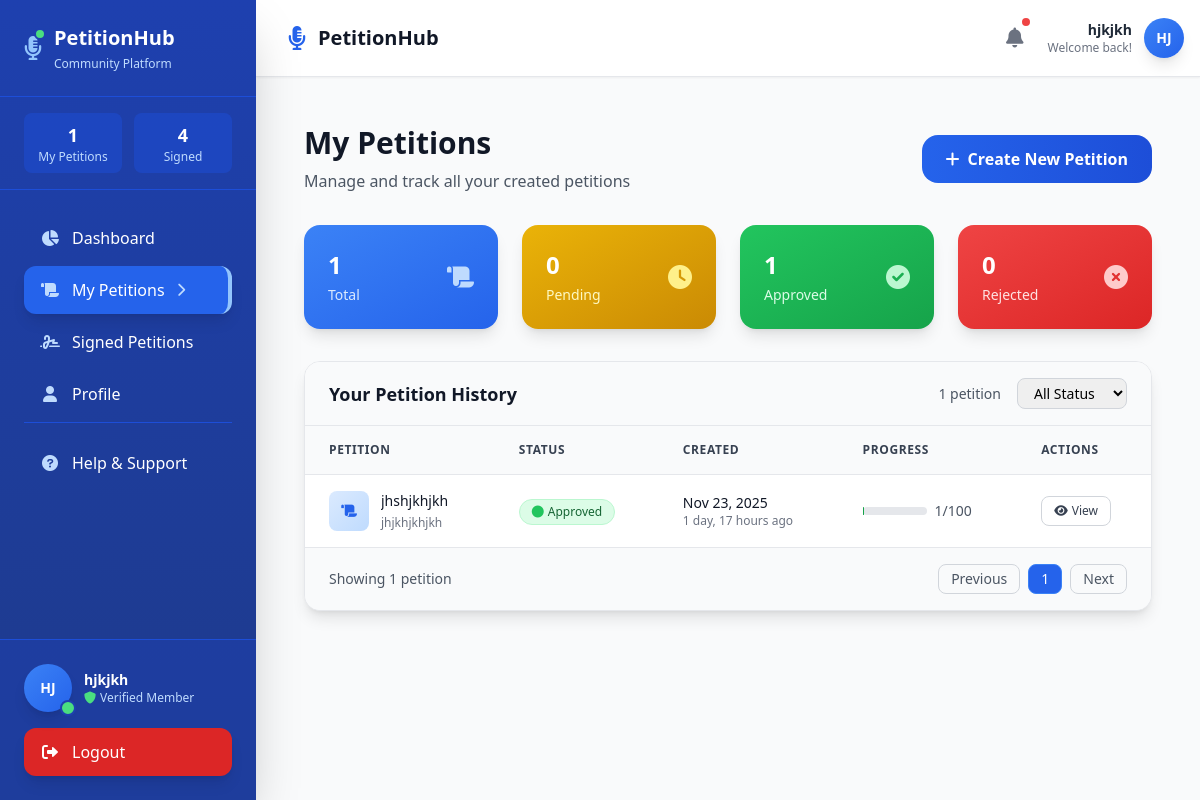
The app's page /my-petitions/ (signed in), older data.
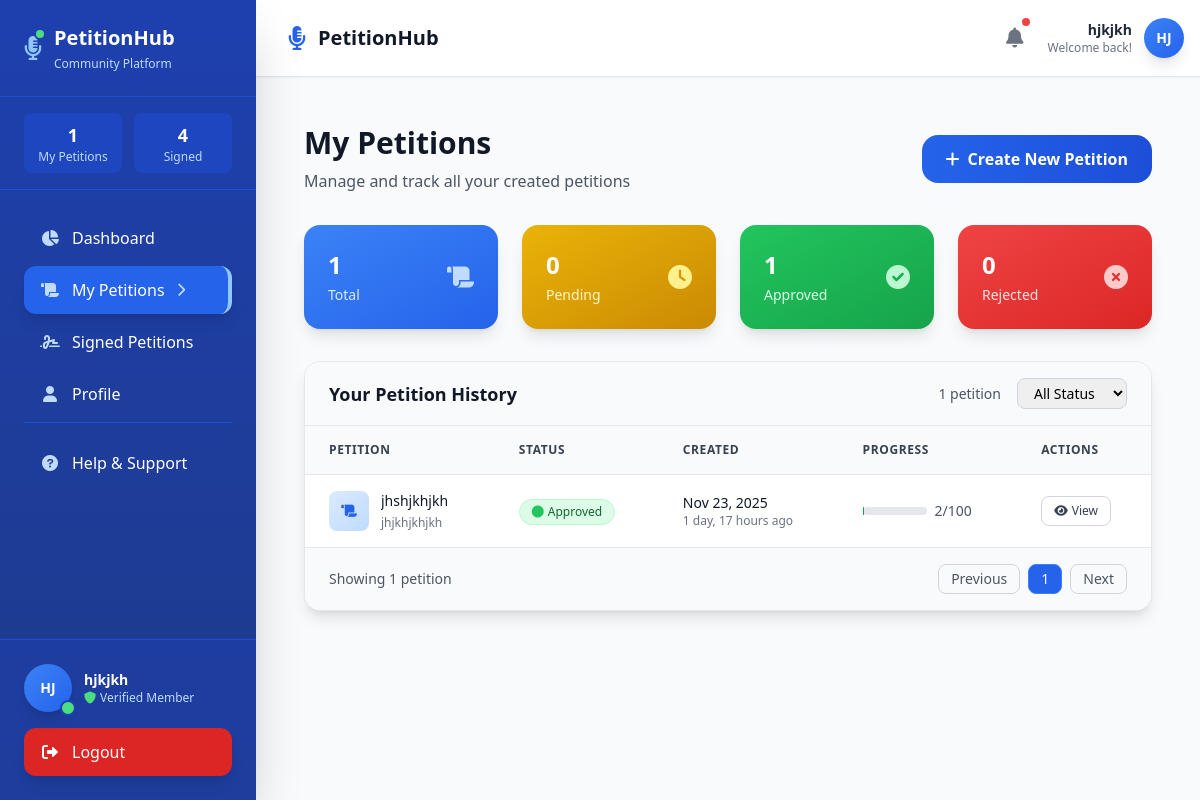
The same page, newer data.
### peptitions/models.py (models this page shows, shortened)
class Petition(models.Model):
    STATUS_CHOICES = [
        ("pending", "Pending Approval"),
        ("active", "Active"),
        ("closed", "Closed"),
    ]
    CATEGORY_CHOICES = [
        ("environment", "Environment"),
        ("human_rights", "Human Rights"),
        ("education", "Education"),
        ("healthcare", "Healthcare"),
        ("animal_welfare", "Animal Welfare"),
        ("social_justice", "Social Justice"),
        ("technology", "Technology"),
        ("politics", "Politics"),
        ("economy", "Economy"),
        ("arts_culture", "Arts & Culture"),
        ("sports", "Sports"),
        ("other", "Other"),
    ]
    title = models.CharField(max_length=255)
    description = models.TextField()
    image = models.ImageField(upload_to="petitions/", blank=True, null=True)
    category = models.CharField(
        max_length=100,
        choices=CATEGORY_CHOICES,
        default="other"
    )
    target_signatures = models.PositiveIntegerField(default=100)
    current_signatures = models.PositiveIntegerField(default=0)
    status = models.CharField(
        max_length=20,
        choices=STATUS_CHOICES,
        default="pending"   # when user creates, it starts as pending
    )
    created_by = models.ForeignKey(User, on_delete=models.CASCADE, related_name="petitions")
    created_at = models.DateTimeField(auto_now_add=True)
    updated_at = models.DateTimeField(auto_now=True)

### peptitions/views.py (the view)
# urls.py: path("my-petitions/", views.my_petitions, name="my_petitions"),
@login_required
def my_petitions(request):
    petitions = Petition.objects.filter(created_by=request.user).order_by("-created_at")
    total_petitions = petitions.count()
    pending_petitions = petitions.filter(status='pending').count()
    approved_petitions = petitions.filter(status='approved').count()
    rejected_petitions = petitions.filter(status='rejected').count()
    my_signatures = Signature.objects.filter(user=request.user).count()
    my_petitions_count = total_petitions  # This is already calculated above
    if request.method == "POST":
        form = PetitionForm(request.POST, request.FILES)
        if form.is_valid():
            petition = form.save(commit=False)
            petition.created_by = request.user
            petition.status = "pending"  # ✅ always pending until admin approves
            petition.save()
            return redirect("my_petitions")
    else:
        form = PetitionForm()
    context = {
        "petitions": petitions,
        "form": form,
        "total_petitions": total_petitions,
        "pending_petitions": pending_petitions,
        "approved_petitions": approved_petitions,
        "rejected_petitions": rejected_petitions,
        "my_signatures": my_signatures,
        "my_petitions_count": my_petitions_count,
    }
    return render(request, "peptitions/userPage/my_petitions.html", context)

### peptitions/forms.py
class PetitionForm(forms.ModelForm):
    class Meta:
        model = Petition
        fields = ["title", "description", "image", "category", "target_signatures"]

### peptitions/templates/peptitions/userPage/my_petitions.html (shortened to what the changed rows need)
{% extends "peptitions/userPage/main.html" %}
{% load crispy_forms_tags %}
{% block content %}
<main class="flex-1 p-4 md:p-6 overflow-y-auto">
  <div class="mb-6 md:mb-8">
    <div class="flex flex-col lg:flex-row lg:items-center lg:justify-between">
      <div class="mb-4 lg:mb-0">
        <h1 class="text-2xl md:text-3xl font-bold text-gray-900 mb-2">My Petitions</h1>
      </div>
    </div>
  </div>
  <div class="bg-white rounded-xl md:rounded-2xl shadow-lg border border-gray-200 overflow-hidden">
    <div class="hidden md:block overflow-x-auto">
      <table class="w-full">
        <thead class="bg-gray-50 border-b border-gray-200">
          <tr>
            <th class="px-6 py-4 text-left text-xs font-semibold text-gray-700 uppercase tracking-wider">Petition</th>
            <th class="px-6 py-4 text-left text-xs font-semibold text-gray-700 uppercase tracking-wider">Status</th>
            <th class="px-6 py-4 text-left text-xs font-semibold text-gray-700 uppercase tracking-wider">Created</th>
            <th class="px-6 py-4 text-left text-xs font-semibold text-gray-700 uppercase tracking-wider">Progress</th>
            <th class="px-6 py-4 text-left text-xs font-semibold text-gray-700 uppercase tracking-wider">Actions</th>
          </tr>
        </thead>
        <tbody class="bg-white divide-y divide-gray-200">
          {% for petition in petitions %}
          <tr class="hover:bg-blue-50 transition-colors duration-150">
            <td class="px-6 py-4 whitespace-nowrap">
              <div class="flex items-center">
                <div class="w-10 h-10 bg-gradient-to-br from-blue-100 to-blue-200 rounded-lg flex items-center justify-center text-blue-600 mr-3">
                  <i class="fas fa-scroll text-sm"></i>
                </div>
                <div>
                  <div class="text-sm font-medium text-gray-900 max-w-xs truncate">
                    {{ petition.title }}
                  </div>
                  <div class="text-xs text-gray-500 mt-1">
                    {{ petition.description|truncatewords:5 }}
                  </div>
                </div>
              </div>
            </td>
            <td class="px-6 py-4 whitespace-nowrap">
              <span class="inline-flex items-center px-3 py-1 rounded-full text-xs font-medium
                {% if petition.status == 'pending' %}
                  bg-yellow-100 text-yellow-800 border border-yellow-200
                {% elif petition.status == 'approved' %}
                  bg-green-100 text-green-800 border border-green-200
                {% elif petition.status == 'rejected' %}
                  bg-red-100 text-red-800 border border-red-200
                {% endif %}">
                <i class="fas fa-circle text-xs mr-1
                  {% if petition.status == 'pending' %}text-yellow-500
                  {% elif petition.status == 'approved' %}text-green-500
                  {% elif petition.status == 'rejected' %}text-red-500
                  {% endif %}">
                </i>
                {{ petition.status|capfirst }}
              </span>
            </td>
            <td class="px-6 py-4 whitespace-nowrap">
              <div class="text-sm text-gray-900">{{ petition.created_at|date:"M d, Y" }}</div>
              <div class="text-xs text-gray-500">{{ petition.created_at|timesince }} ago</div>
            </td>
            <td class="px-6 py-4 whitespace-nowrap">
              {% if petition.status == "approved" %}
              <div class="flex items-center space-x-2">
                <div class="w-16 bg-gray-200 rounded-full h-2">
                </div>
                <span class="text-sm text-gray-600 font-medium">
                  {{ petition.current_signatures }}/{{ petition.target_signatures }}
                </span>
              </div>
              {% else %}
              <span class="text-sm text-gray-400">—</span>
              {% endif %}
            </td>
            <td class="px-6 py-4 whitespace-nowrap">
              <div class="flex items-center space-x-2">
                {% if petition.status == "approved" %}
                <a href="{% url 'petition-info' petition.id %}" class="inline-flex items-center px-3 py-1.5 border border-gray-300 text-xs font-medium rounded-lg text-gray-700 bg-white hover:bg-gray-50 transition-colors duration-200">
                  <i class="fas fa-eye mr-1"></i>
                  View
                </a>
                {% endif %}
              </div>
            </td>
          </tr>
          {% endfor %}
        </tbody>
      </table>
    </div>
  </div>
</main>
{% endblock %}

Row changes from the older to the newer data that the page shows:
changed Petition "jhshjkhjkh": current_signatures "1" → "2"
